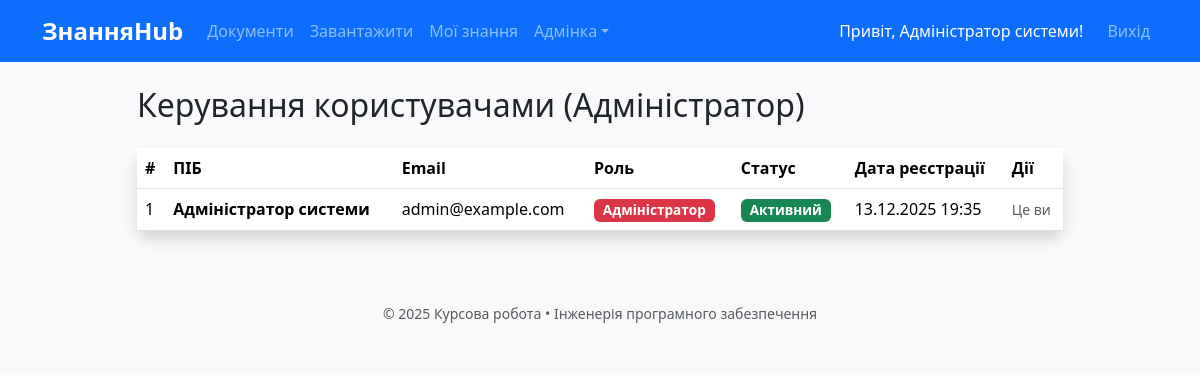
Before: /admin/users (signed in) with the older database file.
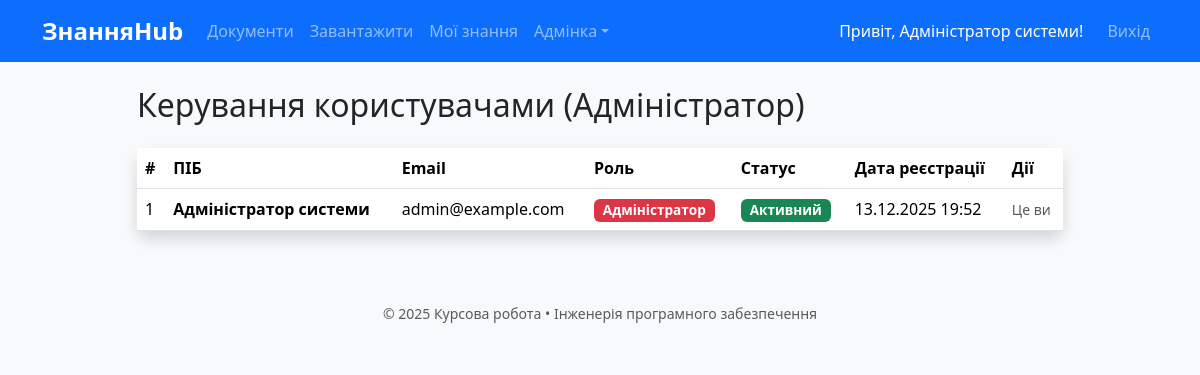
After: the same page with the newer database file.
### models.py (models this page shows, shortened)
class User(UserMixin, db.Model):
    id = db.Column(db.Integer, primary_key=True)
    email = db.Column(db.String(120), unique=True, nullable=False)
    name = db.Column(db.String(100), nullable=False)
    password_hash = db.Column(db.String(256), nullable=False)
    role = db.Column(db.String(20), default='user')
    is_active = db.Column(db.Boolean, default=True)
    created_at = db.Column(db.DateTime, default=datetime.utcnow)

### app.py (the view)
    @app.route('/admin/users')
    @login_required
    def admin_users():
        if current_user.role != 'admin': abort(403)
        users = User.query.all()
        return render_template('admin/users.html', users=users)

### templates/admin/users.html (shortened to what this page needs)
{% extends "base.html" %}
{% block content %}
<div class="row justify-content-center">
    <div class="col-lg-10 mx-auto">
        <h2 class="mb-4">Керування користувачами (Адміністратор)</h2>
        <div class="card shadow">
            <div class="card-body p-0">
                <div class="table-responsive">
                    <table class="table table-hover mb-0">
                    <thead class="bg-light">
                        <tr>
                            <th>#</th>
                            <th>ПІБ</th>
                            <th>Email</th>
                            <th>Роль</th>
                            <th>Статус</th>
                            <th>Дата реєстрації</th>
                            <th>Дії</th>
                        </tr>
                    </thead>
                    <tbody>
                        {% for user in users %}
                        <tr>
                            <td>{{ loop.index }}</td>
                            <td><strong>{{ user.name }}</strong></td>
                            <td>{{ user.email }}</td>
                            <td>
                                <span class="badge bg-{% if user.role == 'admin' %}danger{% else %}primary{% endif %}">
                                    {{ 'Адміністратор' if user.role == 'admin' else 'Користувач' }}
                                </span>
                            </td>
                            <td>
                                {% if user.is_active %}
                                    <span class="badge bg-success">Активний</span>
                                {% else %}
                                    <span class="badge bg-secondary">Заблокований</span>
                                {% endif %}
                            </td>
                            <td>{{ user.created_at.strftime('%d.%m.%Y %H:%M') }}</td>
                            <td>
                                {% if user.id != current_user.id %}
                                    <form method="POST" action="{{ url_for('toggle_user', user_id=user.id) }}" class="d-inline">
                                        <input type="hidden" name="csrf_token" value="{{ csrf_token() }}">
                                        <button type="submit" class="btn btn-sm {% if user.is_active %}btn-warning{% else %}btn-success{% endif %}">
                                            {% if user.is_active %}Заблокувати{% else %}Розблокувати{% endif %}
                                        </button>
                                    </form>
                                {% else %}
                                    <span class="text-muted small">Це ви</span>
                                {% endif %}
                            </td>
                        </tr>
                        {% endfor %}
                    </tbody>
                </table>
            </div>
        </div>
    </div>
</div>
{% endblock %}

### templates/base.html (shortened to what this page needs)
<!DOCTYPE html>
<html lang="uk">
<head>
    <link href="https://cdn.jsdelivr.net/npm/bootstrap@5.3.3/dist/css/bootstrap.min.css" rel="stylesheet">
    <link href="{{ url_for('static', filename='css/style.css') }}" rel="stylesheet">
    <link rel="stylesheet" href="https://cdn.jsdelivr.net/npm/bootstrap-icons@1.10.0/font/bootstrap-icons.css">
</head>
<body>
    <nav class="navbar navbar-expand-lg navbar-dark bg-primary mb-4">
        <div class="container">
            <a class="navbar-brand fw-bold" href="{{ url_for('index') }}">ЗнанняHub</a>
            <div class="collapse navbar-collapse" id="navbar">
                <ul class="navbar-nav me-auto">
                    <li class="nav-item"><a class="nav-link" href="{{ url_for('document_list') }}">Документи</a></li>
                    <li class="nav-item"><a class="nav-link" href="{{ url_for('upload_document') }}">Завантажити</a></li>
                    <li class="nav-item"><a class="nav-link" href="{{ url_for('my_knowledge') }}">Мої знання</a></li>
                    {% if current_user.role == 'admin' %}
                    <li class="nav-item dropdown">
                        <a class="nav-link dropdown-toggle" href="#" role="button" data-bs-toggle="dropdown">Адмінка</a>
                    </li>
                    {% endif %}
                </ul>
                <ul class="navbar-nav">
                    {% if current_user.is_authenticated %}
                    <li class="nav-item d-flex align-items-center">
                        <span class="text-white me-3">Привіт, {{ current_user.name }}!</span>
                    </li>
                    <li class="nav-item"><a class="nav-link" href="{{ url_for('logout') }}">Вихід</a></li>
                    {% else %}
                    <li class="nav-item"><a class="nav-link" href="{{ url_for('login') }}">Вхід</a></li>
                    <li class="nav-item"><a class="nav-link" href="{{ url_for('register') }}">Реєстрація</a></li>
                    {% endif %}
                </ul>
            </div>
        </div>
    </nav>
    <div class="container">
        {% block content %}{% endblock %}
    </div>
    <footer class="bg-light mt-5 py-4 text-center text-muted small">
        © 2025 Курсова робота • Інженерія програмного забезпечення
    </footer>
</body>
</html>

### static/css/style.css (style rules this page uses)
:root { --primary: #0d6efd; --hover-shadow: 0 10px 20px rgba(0,0,0,0.1); }
body { background: #f8f9fa; font-family: 'Segoe UI', sans-serif; }
.card-body, .form-group, .form-label, label, .h1, .h2, .h3, .h4, .h5, .h6, h1, h2, h3, h4, h5, h6 { text-align: left !important; }
.card { border: none; border-radius: 12px; transition: all 0.3s ease; }
.navbar-brand { font-weight: 700; font-size: 1.5rem; }
.badge { font-size: 0.85em; }

Changed rows visible on the page:
changed User "Адміністратор системи": created_at "13.12.2025 19:35" → "13.12.2025 19:52"
